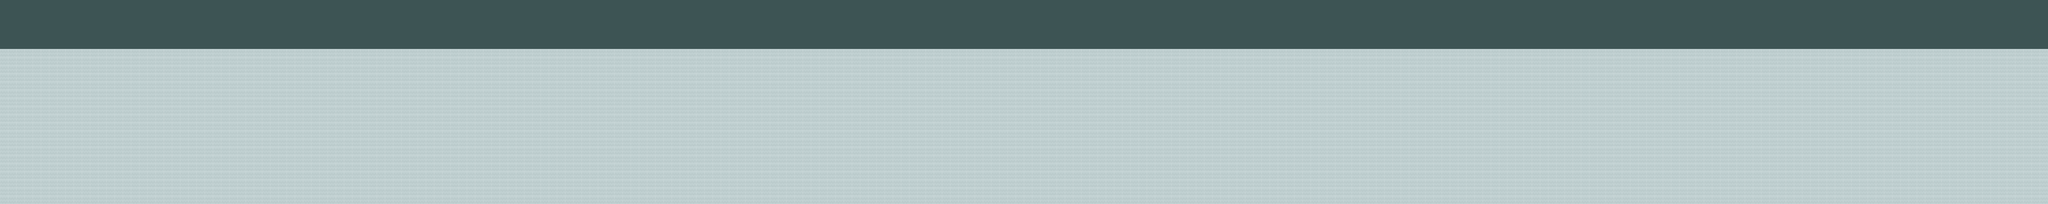

This game map was drawn from its Tiled (.tmx) file and the tilesets committed beside it. A one-line description and the trimmed map source follow:
An orthogonal 250x25 tile map with 32x32 px tiles, 5 tile layers (background, middleground1, middleground, middleground2, ...) and 5 objects.

<map version="1.0" orientation="orthogonal" renderorder="left-up" width="250" height="25" tilewidth="32" tileheight="32" nextobjectid="6">
 <tileset firstgid="1" name="tiles32" tilewidth="33" tileheight="33">
  <tile id="0">
   <image width="32" height="32" source="../Platformer/Base/Tiles32/darkAtmosphere.png" />
  </tile>
  <tile id="1">
   <image width="32" height="32" source="../Platformer/Base/Tiles32/snowCenter.png" />
  </tile>
  <tile id="2">
   <image width="33" height="33" source="../Platformer/Base/Tiles32/snowMid.png" />
  </tile>
 </tileset>
 <layer name="background" width="250" height="25">
  <data>[6250 cells, 6250 non-empty, 2 distinct tile ids]</data>
 </layer>
 <layer name="middleground1" width="250" height="25">
  <data>[6250 cells, 0 non-empty, 0 distinct tile ids]</data>
 </layer>
 <layer name="middleground" width="250" height="25">
  <data>[6250 cells, 0 non-empty, 0 distinct tile ids]</data>
 </layer>
 <layer name="middleground2" width="250" height="25">
  <data>[6250 cells, 0 non-empty, 0 distinct tile ids]</data>
 </layer>
 <layer name="foreground" width="250" height="25">
  <data>[6250 cells, 0 non-empty, 0 distinct tile ids]</data>
 </layer>
 <objectgroup name="solid">
  <object id="1" x="0" y="1" width="30" height="799" />
  <object id="2" x="30" y="770" width="7968" height="28" />
  <object id="3" x="7969" y="0" width="27" height="767" />
 </objectgroup>
 <objectgroup name="teleport">
  <object id="4" x="99" y="640" width="88" height="61">
   <properties>
    <property name="start" value="true" />
   </properties>
  </object>
  <object id="5" x="7850" y="676" width="78" height="93">
   <properties>
    <property name="level" value="../Maps/world11.tmx" />
   </properties>
  </object>
 </objectgroup>
 <objectgroup name="objects" />
 <objectgroup name="death" />
</map>
